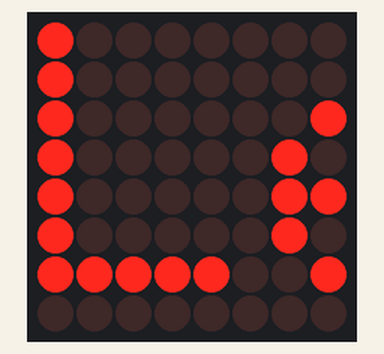
The sketch below on a simulated Arduino Uno, built with avr-gcc and run on an emulated ATmega328P. Shown: 8×8 LED matrix. What the sketch prints to the serial monitor is not drawn.

Above: at 0.05 s.
At 0.57 s:
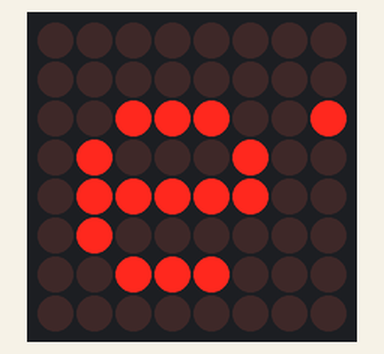
At 1.08 s:
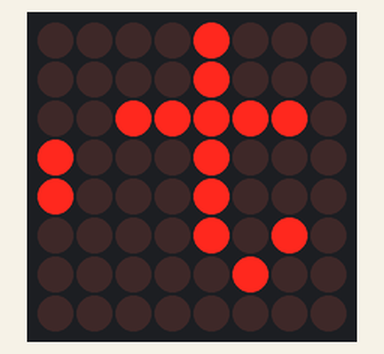
At 2.12 s:
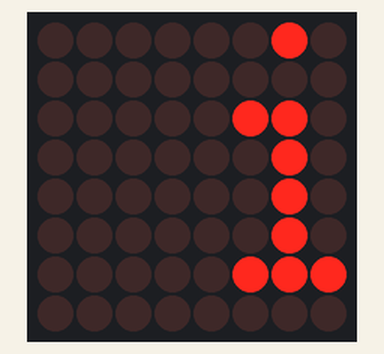
At 3.15 s:
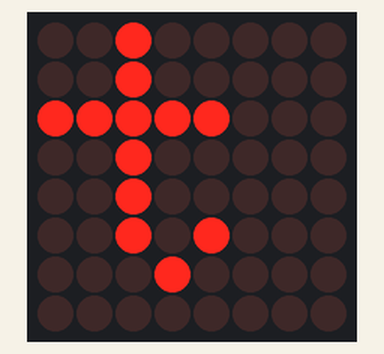
At 4.29 s:
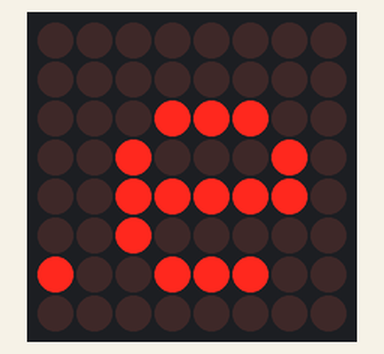

The sketch:

Matrix_0.ino
```cpp
#include <Wire.h>
#include "Adafruit_LEDBackpack.h"
#include "Adafruit_GFX.h"

Adafruit_8x8matrix matrix = Adafruit_8x8matrix();

void setup() {
  Serial.begin(9600);
  Serial.println("8x8 LED Matrix Test");

  matrix.begin(0x70);  // pass in the address
}

void loop() {


  // scroll some text across the matrix
  matrix.setTextSize(1);
  matrix.setTextWrap(false);  // we dont want text to wrap so it scrolls nicely
  matrix.setTextColor(LED_ON);
  for (int8_t x=0; x>=-36; x--) {
    matrix.clear();
    matrix.setCursor(x,0);
    matrix.print("Let it Snow");
    matrix.writeDisplay();
    delay(100);
  }

  }
```

Measured:
- by itself, everything shown: repeats every 3.8 s, in 37 steps
